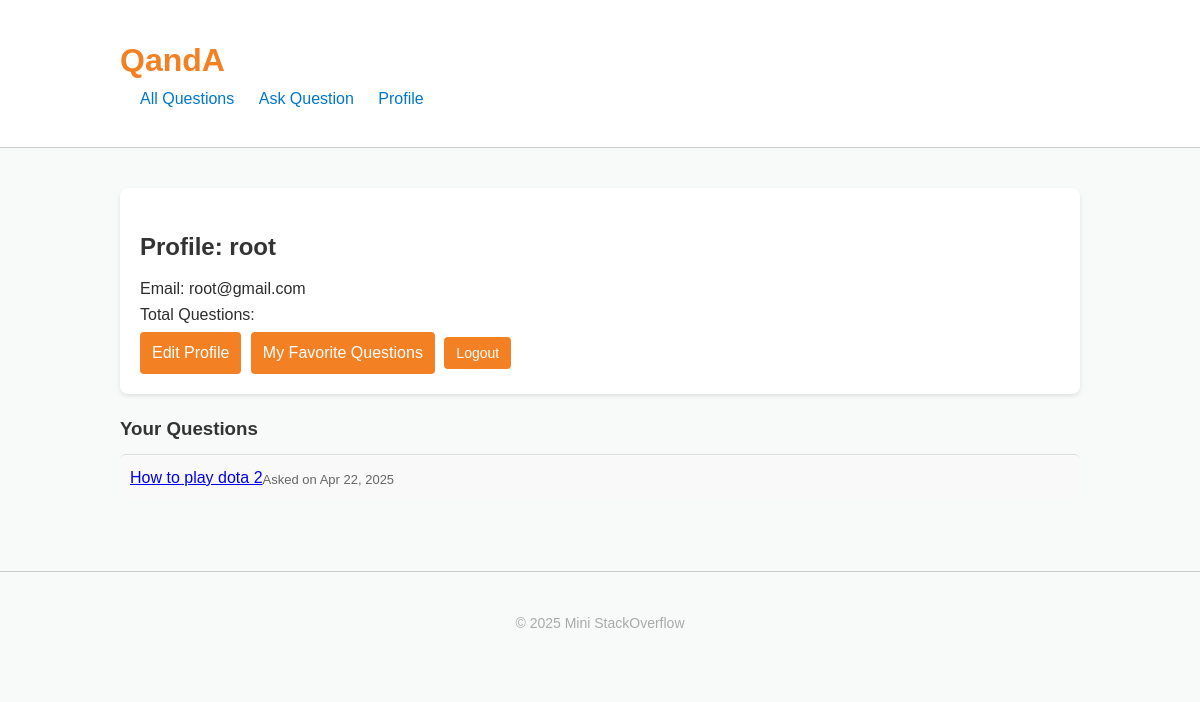
/profile/ (signed in), run on an earlier commit of the app's database.
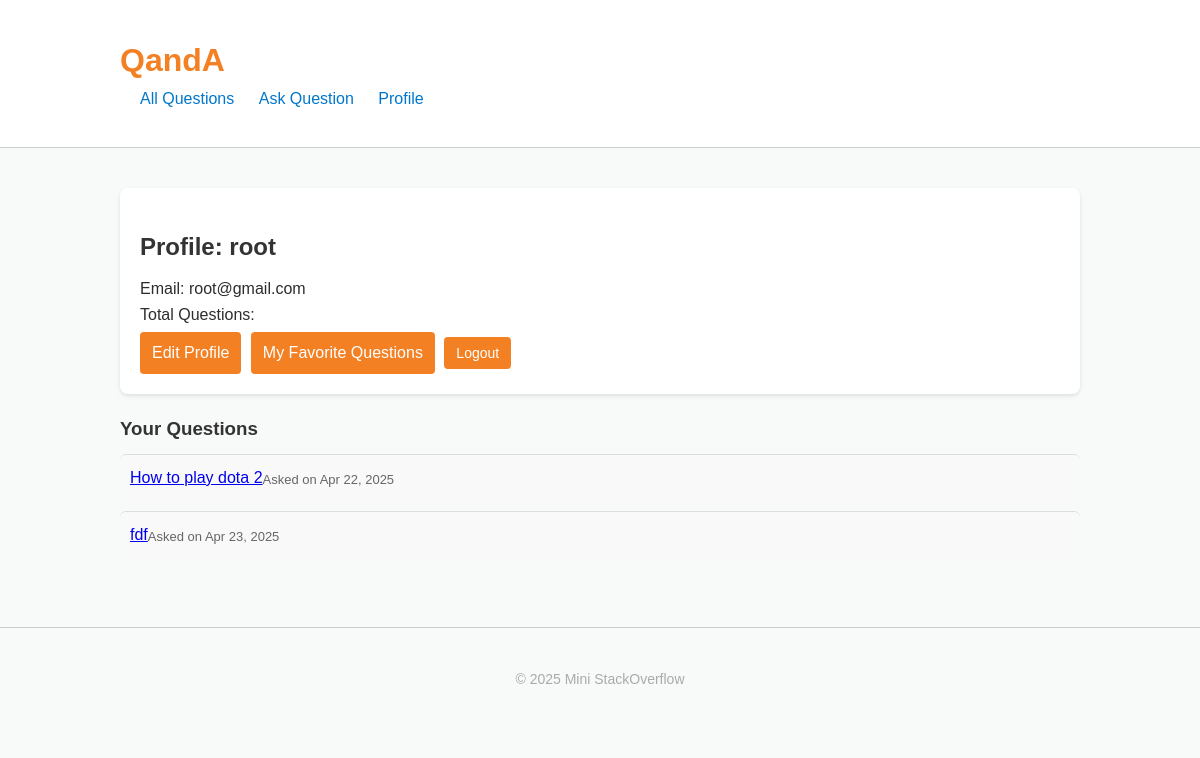
And on a later commit of the database.
### forum/models.py (models this page shows, shortened)
class Question(models.Model):
    title = models.CharField(max_length=255)
    content = models.TextField()
    author = models.ForeignKey(User, on_delete=models.CASCADE)
    created_at = models.DateTimeField(auto_now_add=True)
    tags = models.ManyToManyField(Tag, blank=True)
    favorites = models.ManyToManyField(User, related_name='favorite_questions', blank=True)

### forum/views.py (the view)
# urls.py: path('profile/', views.profile, name='profile'),
@login_required
def profile(request):
    user_questions = Question.objects.filter(author=request.user)
    favorite_questions = request.user.favorite_questions.all()
    return render(request, 'forum/profile.html', {
        'user_questions': user_questions,
        'favorite_questions': favorite_questions
    })

### forum/templates/forum/profile.html (shortened to what this page needs)
{% load static %}
<!DOCTYPE html>
<html lang="en">
<head>
    <link rel="stylesheet" href="{% static 'css/style.css' %}">
</head>
<body>
    <header>
        <div class="container">
            <h1><a href="/">QandA</a></h1>
            <nav>
                <a href="/">All Questions</a>
                <a href="{% url 'ask_question' %}">Ask Question</a>
                <a href="{% url 'profile' %}">Profile</a>
            </nav>
        </div>
    </header>
    <main class="container">
        <div class="profile-box">
            <h2>Profile: {{ request.user.username }}</h2>
            <p>Email: {{ request.user.email }}</p>
            <p>Total Questions: {{ question_count }}</p>
            <div class="profile-actions">
                <a href="{% url 'edit_profile' %}">Edit Profile</a>
                <a href="{% url 'favorite_questions' %}">My Favorite Questions</a>
                <form method="post" action="{% url 'logout' %}" style="display:inline;">
                    <button type="submit">Logout</button>
                </form>
            </div>
        </div>
        <h3>Your Questions</h3>
        <div class="questions-list">
            {% for question in user_questions %}
                <div class="question-item">
                    <a href="{% url 'question_detail' question.id %}">{{ question.title }}</a>
                    <div class="meta">Asked on {{ question.created_at|date:"M d, Y" }}</div>
                </div>
            {% empty %}
                <p>You haven't asked any questions yet.</p>
            {% endfor %}
        </div>
    </main>
    <footer>
        <div class="container">
            <p>&copy; 2025 Mini StackOverflow</p>
        </div>
    </footer>
</body>
</html>

What changed in the data, as far as the page shows it:
added Question: title "fdf", created_at "Apr 23, 2025"
